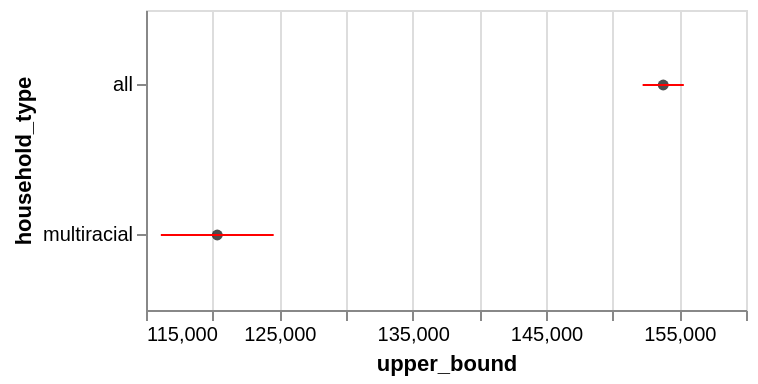

The notebook cell saved with this chart:
### Markdown cell above
Ok great, now let's calculate the confidence intervals and visualize the results.

### Code cell
data['lower_bound'] = data['median_hh_income'] - data['margin_of_error']
data['upper_bound'] = data['median_hh_income'] + data['margin_of_error']

estimates = alt.Chart(
    data
).mark_point(
    filled=True,
    color='black'
).encode(
    alt.X('median_hh_income').scale(zero=False),
    y='household_type' # swith Y axis to `household_type`
)

confidence_intervals = alt.Chart(
    data
).mark_errorbar(
    color='red'
).encode(
    alt.X('upper_bound').scale(zero=False),
    alt.X2('lower_bound'),
    y='household_type'
)

(estimates + confidence_intervals).properties(height=150)

### Figure 1 — Vega-Lite specification as saved in the notebook (floating-point values rounded to 4 significant figures)
{"config": {"view": {"continuousWidth": 300, "continuousHeight": 300}}, "layer": [{"mark": {"type": "point", "color": "black", "filled": true}, "encoding": {"x": {"field": "median_hh_income", "scale": {"zero": false}, "type": "quantitative"}, "y": {"field": "household_type", "type": "nominal"}}}, {"mark": {"type": "errorbar", "color": "red"}, "encoding": {"x": {"field": "upper_bound", "scale": {"zero": false}, "type": "quantitative"}, "x2": {"field": "lower_bound"}, "y": {"field": "household_type", "type": "nominal"}}}], "data": {"name": "data-5026ec13da6a8c0e68b98036a759a395"}, "height": 150, "$schema": "https://vega.github.io/schema/vega-lite/v5.20.1.json", "datasets": {"data-5026ec13da6a8c0e68b98036a759a395": [{"median_hh_income": 153800.0, "margin_of_error": 1545.0, "state": "06", "county": "085", "dataset": "5-year estimate", "geo_name": "Santa Clara County", "household_type": "all", "lower_bound": 152200.0, "upper_bound": 155300.0}, {"median_hh_income": 120300.0, "margin_of_error": 4232.0, "state": "06", "county": "085", "dataset": "5-year estimate", "geo_name": "Santa Clara County", "household_type": "multiracial", "lower_bound": 116100.0, "upper_bound": 124600.0}]}}
